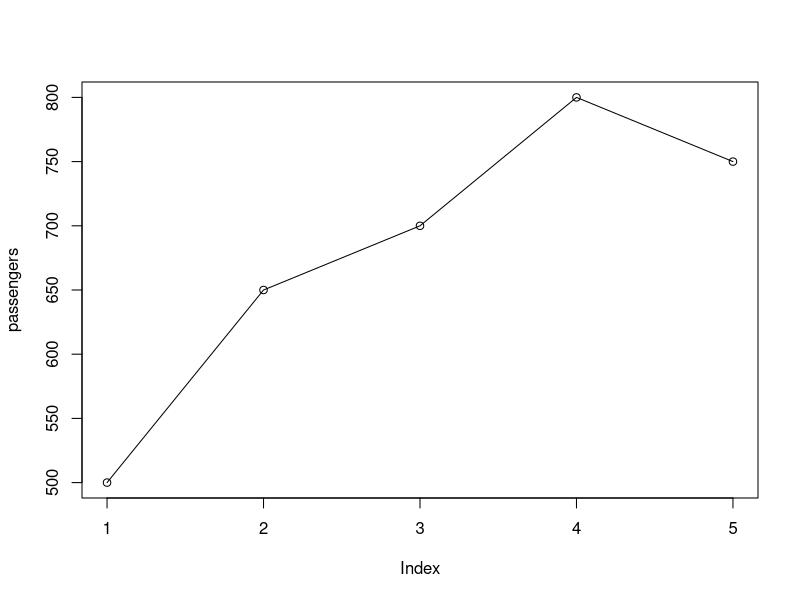
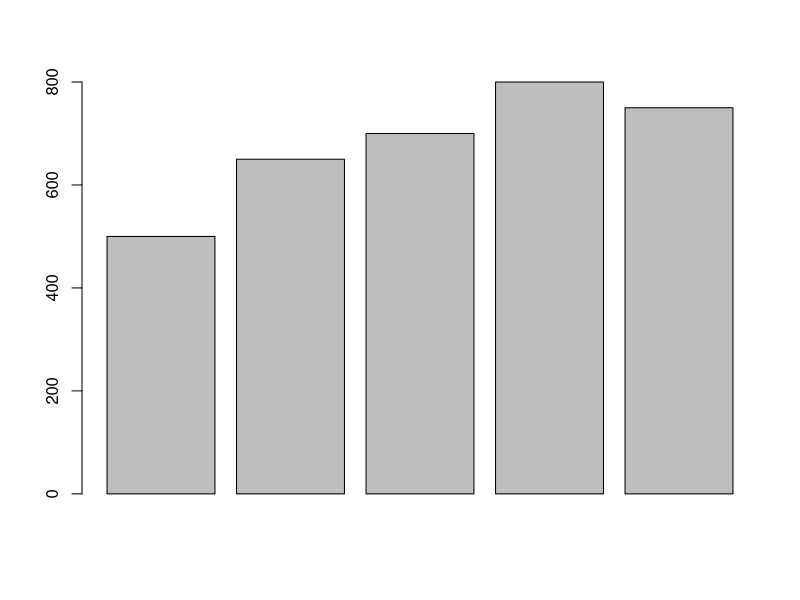
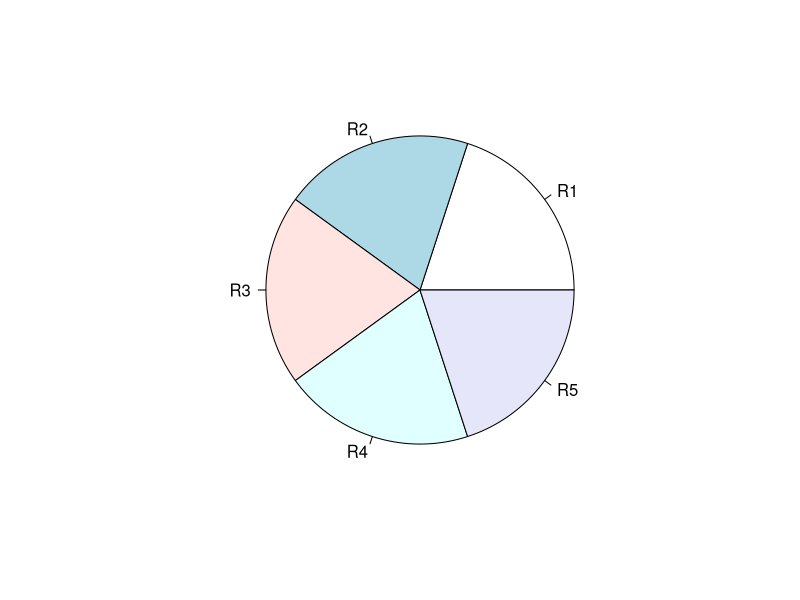

These charts were generated, in order, by the following R code:
passengers<-c(500,650,700,800,750)
plot(passengers,type="o")

barplot(passengers)

routes<-c("R1","R2","R3","R4","R5")
pie(rep(1,5),labels=routes)

data.frame(routes,passengers)
